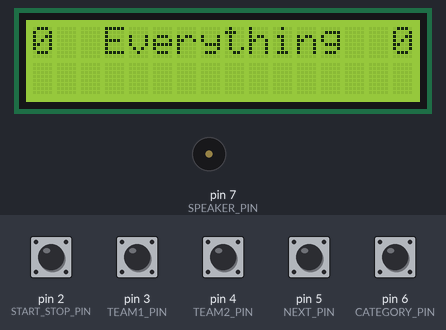
Bench run of a sketch on a simulated Arduino Mega 2560, built with avr-gcc and run on an emulated ATmega2560. On the bench: 16×2 character LCD, buzzer (waves = sounding). Inputs (shaded band) come from the test bench; at power-on: pin 2 (START_STOP_PIN), pin 3 (TEAM1_PIN), pin 4 (TEAM2_PIN), pin 5 (NEXT_PIN), pin 6 (CATEGORY_PIN) HIGH. Storage starts empty; random numbers use the default seed unless the sketch sets one.

Above: at 1.3 s.
1.4 s: pin 2 (START_STOP_PIN) pulled LOW for 0.15 s
At 2.0 s:
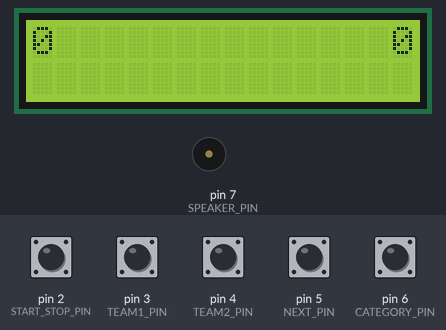
2.1 s: pin 2 (START_STOP_PIN) pulled LOW for 1 s
4.6 s: pin 6 (CATEGORY_PIN) pulled LOW for 0.15 s
At 5.6 s:
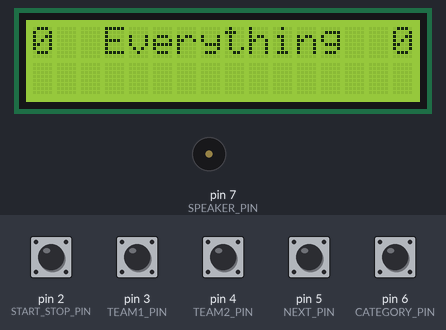
6.2 s: pin 3 (TEAM1_PIN) pulled LOW for 0.15 s
At 6.9 s:
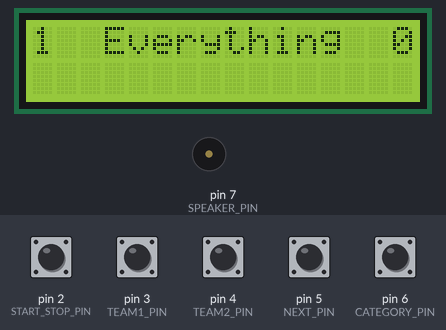
7.8 s: pin 5 (NEXT_PIN) pulled LOW for 1 s
At 9.6 s:
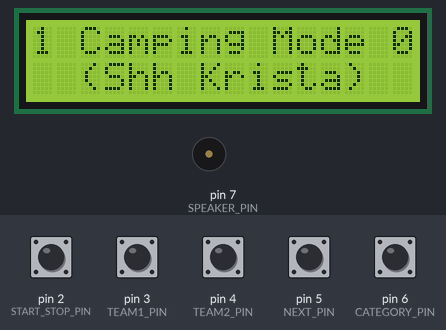
10.3 s: pin 2 (START_STOP_PIN) pulled LOW for 0.15 s
At 10.7 s:
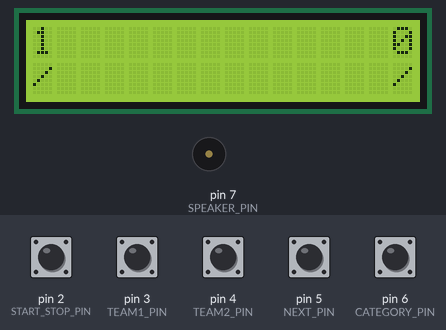
Timing chart, 0 to 13.3 s (numbered marks = the images above; inputs shaded):
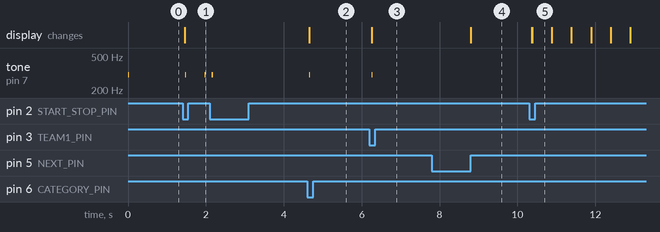

The sketch:

catch-phrase-v1.ino
```cpp
#include <stdlib.h>
#include <time.h>
#include <LiquidCrystal.h>
//#include <SPI.h>
#include <avr/sleep.h>
#include "display.h"
#include "button.h"
#include "cat_clues.h"
#include "serial.h"

#define MAX_LONG 4294967295

byte TRANSISTOR_POWER_PIN = 0;
byte START_STOP_PIN = 2;
byte TEAM1_PIN = 3;
byte TEAM2_PIN = 4;
byte NEXT_PIN = 5;
byte CATEGORY_PIN = 6;
byte SPEAKER_PIN = 7;
byte LCD_PIN_RS = 8;
byte LCD_PIN_E  = 9;
byte LCD_PIN_D7 = 18;
byte LCD_PIN_D6 = 19;
byte LCD_PIN_D5 = 20;
byte LCD_PIN_D4 = 21;
byte LCD_PIN_BL = 26;
byte SD_PIN_CS = 10;

#define SLEEP_HARD_TIME 600000
#define SLEEP_DIM_TIME 120000
// Use this to debug sleep code
// #define SLEEP_HARD_TIME 15000
// #define SLEEP_DIM_TIME 5000

// How long to wait before acknoledging button pushes after a sleep mode
#define SLEEP_HOLD_TIME 100

long end_of_sleep_hold_time = 0;

bool backlight = true;


extern unsigned long subtract_times(unsigned long t1, unsigned long t2);

Button button_team1(TEAM1_PIN);
Button button_team2(TEAM2_PIN);
Button button_start_stop(START_STOP_PIN);
Button button_next(NEXT_PIN);
Button button_category(CATEGORY_PIN);

// Pins: RS,E,D4,D5,D6,D7
LiquidCrystal lcd(
  LCD_PIN_RS,
  LCD_PIN_E,
  LCD_PIN_D4,
  LCD_PIN_D5,
  LCD_PIN_D6,
  LCD_PIN_D7);

int score_team1 = 0;
int score_team2 = 0;

enum GAME_STATES {CATEGORY_SELECTION,IN_ROUND,GAME_DONE};

GAME_STATES game_state = CATEGORY_SELECTION;

// scottnew
bool camping_mode = false;
bool camping_mode_button_push_registered = false;

bool is_category_displayed_category_selection_mode = true;
int cur_category = 0;
String cur_clue = "";

// Tic-toc related constants and state variables

// How long does each beep frequency last?
unsigned long beep_frequency_change_interval_millis = 15000;

// What are the waits between each beep?
unsigned long beep_interval_millis[] = {500, 500, 300, 200};

// The number of beep speeds
int NUM_BEEP_INTERVALS = 4;

// Which speed are we on?
int cur_beep_interval = 0;

// Track whether to tic or toc next
bool next_is_tic = true;

// Last time we did a tic or toc
unsigned long last_tictoc_millis = 0;

// Last time we sped up the tic/toc
unsigned long last_beep_speed_change_millis = 0;

// Track if we've seeded the rng
bool rng_seeded = false;

// File Descriptor for clue file on the SD card
File cluefile;

// scottnew
// | / \ - ...
int spinner_position = 0;

// BEEP!
enum BEEP_TYPE {
  BEEP_TIC,
  BEEP_TOC,
  BEEP_TIMES_UP,
  BEEP_POWER_ON,
  BEEP_CATEGORY_CHANGE,
  BEEP_SCORE_CHANGE,
  BEEP_SCORE_RESET,
  BEEP_WIN_GAME,
  BEEP_STOP_ROUND,
  BEEP_EXIT_GAME_DONE_STATE,
};


// Play the tones, and print them to the console
void play_beep(BEEP_TYPE beep) {

  //scottnew
  if (camping_mode) {
    switch (beep) {
      case BEEP_TIC:
      case BEEP_TOC:
        if (++spinner_position == 4) {
          spinner_position = 0;
        }
        char spinner_char;
        switch (spinner_position) {
          case 0: spinner_char = '|'; break;
          case 1: spinner_char = '/'; break;
          case 2: spinner_char = '-'; break;

          // Fake backslash b/c the char map sucks.
          case 3: spinner_char = 0xA4; break;
        }
        lcd.setCursor(0, 1);
        lcd.print(spinner_char);
        lcd.setCursor(15, 1);
        lcd.print(spinner_char);
        break;
      case BEEP_TIMES_UP:
        lcd.setCursor(0, 1);
        lcd.print("X");
        lcd.setCursor(15, 1);
        lcd.print("X");
    }
    // Quiet!  People are sleeping!
    return;
  }

  print("BEEP - ");
  switch (beep) {
    case BEEP_TIC:
      println("TIC");
      // Example with PWM:
      // analogWrite(SPEAKER_PIN,2);
      // delay(100);
      // analogWrite(SPEAKER_PIN,0);
      tone(SPEAKER_PIN, 300, 30);
      break;
    case BEEP_TOC:
      println("TOC");
      // Example with PWM:
      // analogWrite(SPEAKER_PIN,2);
      // delay(100);
      // analogWrite(SPEAKER_PIN,0);
      tone(SPEAKER_PIN, 300, 30);
      break;
    case BEEP_TIMES_UP:
      println("TIMES_UP");
      tone(SPEAKER_PIN, 300, 300);
      delay(300);
      tone(SPEAKER_PIN, 300, 300);
      delay(300);
      tone(SPEAKER_PIN, 300, 300);
      break;
    case BEEP_POWER_ON:
      println("POWER_ON");
      tone(SPEAKER_PIN, 300, 30);
      break;
    case BEEP_CATEGORY_CHANGE:
      println("CATEGORY_CHANGE");
      tone(SPEAKER_PIN, 300, 30);
      break;
    case BEEP_SCORE_CHANGE:
      println("SCORE_CHANGE");
      tone(SPEAKER_PIN, 300, 30);
      break;
    case BEEP_SCORE_RESET:
      println("SCORE_RESET");
      tone(SPEAKER_PIN, 300, 30);
      break;
    case BEEP_WIN_GAME:
      println("WIN_GAME");
      for (int i = 0; i < 3; ++i) {
        tone(SPEAKER_PIN, 300, 250);
        delay(100);
        tone(SPEAKER_PIN, 400, 250);
        delay(100);
        tone(SPEAKER_PIN, 500, 250);
        delay(100);
      }
      break;
    case BEEP_STOP_ROUND:
      println("STOP_ROUND");
      tone(SPEAKER_PIN, 300, 30);
      break;
    case BEEP_EXIT_GAME_DONE_STATE:
      println("EXIT_GAME_DONE_STATE");
      tone(SPEAKER_PIN, 300, 30);
      break;
  }
}

unsigned long subtract_times(unsigned long t1, unsigned long t2) {
  //If t1 is less than t2 then we assume t1 has overflowed
  if (t1 < t2) {
    return (MAX_LONG - t2) + t1;
  }
  return t1 - t2;
}


// scottnew
void updateDisplay(String displayString, bool clearBottomCorners = true) {

  String formattedText = get_display_text(displayString);

  if (formattedText.length() == 0) {
    print("OOPS! CAN'T DISPLAY: ");
    println(displayString);
    print("formatted: ");
    println(formattedText);
    return;
  }

  lcd.setCursor(0, 0);
  lcd.print(score_team1);
  lcd.print(" ");
  lcd.print(formattedText.substring(0,12));
  lcd.print(" ");
  lcd.print(score_team2);


  // scottnew
  if (clearBottomCorners) {
    lcd.setCursor(0, 1);
    lcd.print("  ");
  } else {
    lcd.setCursor(2, 1);
  }
  lcd.print(formattedText.substring(12));
  // scottnew
  if (clearBottomCorners) {
    lcd.print("  ");
  }

  print(score_team1);
  print(" ");
  print(formattedText.substring(0,12));
  print(" ");
  println(score_team2);
  print("  ");
  print(formattedText.substring(12));

}

void wake_interrupt_callback() {
  println("Sleep Pin Interrupt triggered");
  sleep_disable();
  detachInterrupt(digitalPinToInterrupt(START_STOP_PIN));

}

void sleep_power_down() {
  println("Going into Power Down State");
  if (SERIAL_CONSOLE_ENABLE) {
    Serial.flush();
    Serial.end();
    delay(2000);
  }

  sleep_enable();
  attachInterrupt(digitalPinToInterrupt(START_STOP_PIN), wake_interrupt_callback, LOW);

  set_sleep_mode(SLEEP_MODE_PWR_DOWN);

  cli();
  //sleep_bod_disable();
  sei();
  //USBCON |= _BV(FRZCLK);
  //PLLCSR &= ~_BV(PLLE);
  //USBCON &= ~_BV(USBE);

  println("going to sleep");
//  updateDisplay("I'm sooooo tired");
  digitalWrite(TRANSISTOR_POWER_PIN,LOW);
  sleep_cpu();

  doSetup(false);

  end_of_sleep_hold_time = millis() + SLEEP_HOLD_TIME;

  sleep_disable();
}

void setup() {
  doSetup(true);
}

void doSetup(bool firstTime) {

  if (SERIAL_CONSOLE_ENABLE) {
    Serial.begin(9600);
     while (!Serial) {
      delay(10); // wait for serial port to connect. Needed for native USB port only
    }
  }
  //SPI.begin();
  println("Catch Phrase - Power On");
  play_beep(BEEP_POWER_ON);

  game_state = CATEGORY_SELECTION;

  pinMode(TRANSISTOR_POWER_PIN,OUTPUT);
  pinMode(TEAM1_PIN,INPUT_PULLUP);
  pinMode(TEAM2_PIN,INPUT_PULLUP);
  pinMode(START_STOP_PIN,INPUT_PULLUP);
  pinMode(NEXT_PIN,INPUT_PULLUP);
  pinMode(CATEGORY_PIN,INPUT_PULLUP);

  digitalWrite(TRANSISTOR_POWER_PIN,HIGH);
  digitalWrite(TEAM1_PIN,HIGH);
  digitalWrite(TEAM2_PIN,HIGH);
  digitalWrite(START_STOP_PIN,HIGH);
  digitalWrite(NEXT_PIN,HIGH);
  digitalWrite(CATEGORY_PIN,HIGH);

  // Initialize the LCD (16 columns, 2 rows)
  lcd.begin(16, 2);

  // Write to all display cells.  This shouldn't be needed, but we get
  // corrupt characters occasionally otherwise.
  lcd.setCursor(0,0);
  lcd.print("                ");
  lcd.setCursor(0,1);
  lcd.print("                ");

  print("Initializing SD card...");

  if (!SD.begin(SD_PIN_CS)) {
    println("initialization failed!");
    updateDisplay("SD Card Failure!");
    return;
  }
  println("initialization done.");
  println("Initialized SD Card Reader");

  if (firstTime) {
    println("Being Read File");
    cluefile = readFile("clues.txt");
  }
  digitalWrite(LCD_PIN_BL,HIGH);
  updateDisplay(categories[cur_category]);
  Button::reset_last_button_press();

  // Initialize the LCD (16 columns, 2 rows)
  game_state = CATEGORY_SELECTION;

  // Reset the game
  cur_category = 0;
  score_team1 = 0;
  score_team2 = 0;

  updateDisplay(categories[cur_category]);

  is_category_displayed_category_selection_mode = true;
}

void rotate_category() {
  if(++cur_category >= NUM_CATEGORIES) {
    cur_category = 0;
  }
}

void update_clue() {
  while (true) {
    cur_clue = get_clue_as_string(cur_category,cluefile);

    // Performance sin coming up: calling get_display_text()
    // to check if it fits on LCD, and then again to actually
    // display it.  Oops.
    if (get_display_text(cur_clue).length() > 0) {
      break;
    }
  }
}


void start_new_round() {
  game_state = IN_ROUND;

  // Set up the timer-related stuff
  cur_beep_interval = 0;
  next_is_tic = true;
  last_tictoc_millis = 0; // want it to tic immediately
  last_beep_speed_change_millis = millis(); // since we just changed the frequency

  // Update the display
  update_clue();
  updateDisplay(cur_clue);

  // When we get back to category selection, we want to still
  // show the clue, not the category.
  is_category_displayed_category_selection_mode = false;
}

void end_current_round() {
  play_beep(BEEP_TIMES_UP);
  game_state = CATEGORY_SELECTION;
  // Leave the last clue on the screen
}

// Requires: score_team1 == 7 or score_team2 == 7
void end_game() {
  if (score_team1 == 7)
  {
    updateDisplay("Blondes Win!");
  } else {
    updateDisplay("Brunettes Win!");
  }
  play_beep(BEEP_WIN_GAME);
  game_state = GAME_DONE;

  // Back into "show the category" mode
  is_category_displayed_category_selection_mode = true;
}


void do_tic_toc()
{
  unsigned long now = millis();
  // update frequency and end game if needed


  if (subtract_times(now, last_beep_speed_change_millis) > beep_frequency_change_interval_millis) {
    last_beep_speed_change_millis = now;
    // Handle the time up case
    if (++cur_beep_interval >= NUM_BEEP_INTERVALS) {
      end_current_round();
      return;
    }
  }

  // Beep if needed
  if (subtract_times(now,last_tictoc_millis) > beep_interval_millis[cur_beep_interval]) {
    if (next_is_tic) {
      play_beep(BEEP_TIC);
    } else {
      play_beep(BEEP_TOC);
    }
    next_is_tic = !(next_is_tic);
    last_tictoc_millis = now;
  }
}

bool is_score_reset_needed() {
  if ( (button_team1.just_pressed() && button_team2.is_pressed()) ||
       (button_team2.just_pressed() && button_team1.is_pressed()) ) {
    return true;
  }
  return false;
}


void loop() {

    // Update all the buttons state
    button_team1.update_advertised_state();
    button_team2.update_advertised_state();
    button_start_stop.update_advertised_state();
    button_next.update_advertised_state();
    button_category.update_advertised_state();

    // If it's too soon after a sleep mode, loop for a little while
    // to allow the start/stop button push edge to be registered without
    // starting a round
    if (millis() < end_of_sleep_hold_time) {
      return;
    }


    // Use the time of the first button as a source of entropy to seed
    // the RNG.
    if (!rng_seeded && (
          button_team1.just_pressed() ||
          button_team2.just_pressed() ||
          button_start_stop.just_pressed() ||
          button_next.just_pressed() ||
          button_category.just_pressed()
       )) {
      randomSeed(micros());
      rng_seeded = true;
    }

    switch (game_state) {
      case CATEGORY_SELECTION:
        if (button_start_stop.just_pressed()) {
          start_new_round();

          // Ignore any other button presses since we're now effectively
          // in IN_ROUND state.  There's nothing else that could be going
          // on that we'd want to process.
          break;
        }

        // scottnew
        if (button_next.get_time_pressed() > 1000){
          if (!camping_mode_button_push_registered) {
            if (!camping_mode) {
              camping_mode = true;
              updateDisplay("Camping Mode (Shh Krista)");
            } else {
              camping_mode = false;
              updateDisplay("Krista Mode (Loud)");
            }
            // We've taken action on the long button push, don't do it
            // again until the button is released
            camping_mode_button_push_registered = true;
            break;
          }
        } else {
          // The button hasn't been held long enough, make sure we're ready
          // to notice a long press
          camping_mode_button_push_registered = false;
        }

        if (button_category.just_pressed()) {


          play_beep(BEEP_CATEGORY_CHANGE);
          if (is_category_displayed_category_selection_mode) {
            // Only rotate the category if we were showing it before
            rotate_category();
          }

          updateDisplay(categories[cur_category]);

          // This button push puts us into category-display mode if we
          // weren't already there.
          is_category_displayed_category_selection_mode = true;
        }

        // If we get new team1/2 button push, and the other one is pressed
        // zero the scores; otherwise increment the team score as needed
        if (is_score_reset_needed()) {
          // Note we're deviating from standard catch-phrase here to
          // reset the scores immediately rather than after a delay
          score_team1 = 0;
          score_team2 = 0;

          play_beep(BEEP_SCORE_RESET);
        }
        else if (button_team1.just_pressed()) {
          play_beep(BEEP_SCORE_CHANGE);
          ++score_team1;
        }
        else if (button_team2.just_pressed()) {
          play_beep(BEEP_SCORE_CHANGE);
          ++score_team2;
        }
        if (score_team1 == 7 || score_team2 == 7) \
        {
          end_game();
          break;
        }

        // We can do this once at the end since all the buttons that might
        // have been pushed will update the display.  Note the the start/stop
        // button push won't end up here since we break in that case.  Same with the
        // game over case.
        // Update with clue or category depending on what's needed.
        if (button_team1.just_pressed() || button_team2.just_pressed()) {
          if (is_category_displayed_category_selection_mode) {
            updateDisplay(categories[cur_category]);
          } else {
            updateDisplay(cur_clue);
          }
        }

        break;
      case IN_ROUND:
        if (button_start_stop.just_pressed()) {
          // Just get out
          // Beeping will stop since we're changing the state
          // The display will keep showing the clue (good I think).
          // So beep and exit
          play_beep(BEEP_STOP_ROUND);
          game_state = CATEGORY_SELECTION;
          break;
        }
        if (button_next.just_pressed()) {
          // No sound on this event
          update_clue();
          updateDisplay(cur_clue);
        }
        do_tic_toc();
        break;
      case GAME_DONE:
        // The actions are similar whether we get a category button, start/stop button
        // or simultaneous team1/team2 press (sounds differ).
        if (button_start_stop.just_pressed() ||
            button_category.just_pressed()) {
          game_state = CATEGORY_SELECTION;
          score_team1 = 0;
          score_team2 = 0;

          play_beep(BEEP_EXIT_GAME_DONE_STATE);
          updateDisplay(categories[cur_category]);
        }
        break;
    }

    //Sleep Code
    if (subtract_times(millis(), Button::get_last_button_press()) >= SLEEP_HARD_TIME) {
      // Put the Arduino into power down state
      sleep_power_down();
    } else if (subtract_times(millis(), Button::get_last_button_press()) >= SLEEP_DIM_TIME && backlight) {
      //Dim the backlight
      println("Turning off Backlight");
      backlight = false;
      digitalWrite(LCD_PIN_BL,LOW);
    } else if (subtract_times(millis(), Button::get_last_button_press()) < SLEEP_DIM_TIME && backlight == false) {
      // Our backlight was dimmed, but we shouldn't be in a dim state anymore
      println("Turning on Backlight");
      backlight = true;
      digitalWrite(LCD_PIN_BL,HIGH);

    }

  // Save some power
  delay(5);
}
```

button.h
```cpp
#ifndef BUTTON_H
#define BUTTON_H


class Button {

	public:
		Button(byte PIN);
		byte PIN;
		byte last_advertised_state;
		byte cur_advertised_state;
		long last_change_millis;
		void update_advertised_state();
		bool just_pressed();
		bool just_released();
		bool is_pressed();
		bool is_released();
    //scottnew
    long get_time_pressed();
		static unsigned long get_last_button_press();
		static void reset_last_button_press();
	private:
		byte last_read_state;
		static unsigned long last_button_press;
};

#endif
```

cat_clues.h
```cpp
#ifndef CLUES_H
#define CLUES_H
#define LINELEN 26
#include "SdFat.h"
SdFat SD;
extern int NUM_CATEGORIES;

extern char ** categories;

// void readfile(char *)
// Read the clue file
// First read the first line which contains the number of categories
// Then read that many lines to get all the categories
// Scan each category section, and save the start offsets for each
// When an empty line is encountered, that category section is complete, and the number of clues can be calculated
extern File readFile(const char * filename);

// char * getClue (int category, FILE * cluefile)
// Given a category between 0 and numcategories - 1, and
// a file decrription, return a random clue from the category
extern char * get_clue(int category, File cluefile);
extern String get_clue_as_string(int category, File cluefile);
extern String get_category_as_string(int category);
#endif
```

Source omitted: button.ino (1427 bytes), cat_clues.ino (4072 bytes), display.h (756 bytes), display.ino (3382 bytes), serial.h (420 bytes)

Measured:
- after the input at 1.4 s, tone on pin 7 (SPEAKER_PIN): alternates 300 Hz for 0.03 s and silent for 0.47 s, starting after 0.07 s; the display: changes after 0.06 s (image 1)
- after the input at 4.6 s, tone on pin 7 (SPEAKER_PIN): silent → 300 Hz after 0.05 s, → silent 0.03 s later; the display: changes after 0.06 s (image 2)
- after the input at 6.2 s, tone on pin 7 (SPEAKER_PIN): silent → 300 Hz after 0.05 s, → silent 0.03 s later; the display: changes after 0.06 s (image 3)
- after the input at 7.8 s, the display: changes after 1.0 s (image 4)
- after the input at 10.3 s, the display: first changes after 0.07 s (image 5 shows a later state)
